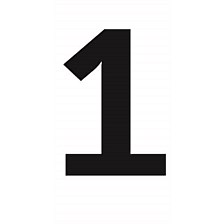
#> input picture transform/one.jpg, 224 x 224 px
$ python main.py   (older library calls are emulated)
#> lines starting #> are read from the running program, lines starting #| are printed output that depends on the picture; after the words box and inside, x2 and y2 are one past the last pixel; in counts of white or black regions, pixels touching at a corner belong together
from PIL import Image

col = Image.open("one.jpg")
#> col is the input picture: PIL image 224x224 RGB; mean R, G, B 223.6, 223.1, 223.4
col = col.resize((26, 28), Image.ANTIALIAS)
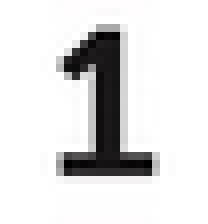
#> col: PIL image 26x28 RGB (shown 8 times larger); mean R, G, B 222.9, 222.5, 222.7
gray = col.convert('L')
bw = gray.point(lambda x: 0 if x<128 else 255, '1')
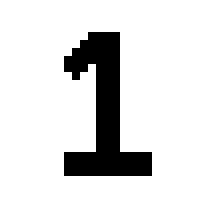
#> bw: PIL image 26x28 1 (shown 8 times larger); 87.4% white; 1 black region, box (x1, y1, x2, y2) and area: (8, 4, 19, 22) 92
bw.save("result_bw.jpg")
pixels = list(bw.getdata())
#> pixels = 728 values, max 255 at index 0, min 0 at index 115, mean 222.8
width, height = bw.size
#> width = 26; height = 28
pixels = [pixels[i * width:(i + 1) * width] for i in xrange(height)]
#> pixels = 28 items
pixels = [[1 if pixels[i][g] == 0 else 0 for g in xrange(width)] for i in xrange(height)]

for h in range(0, len(pixels)):
	print(pixels[h])
#> this loop made 28 passes
#| [0, 0, 0, 0, 0, 0, 0, 0, 0, 0, 0, 0, 0, 0, 0, 0, 0, 0, 0, 0, 0, 0, 0, 0, 0, 0]
#| [0, 0, 0, 0, 0, 0, 0, 0, 0, 0, 0, 0, 0, 0, 0, 0, 0, 0, 0, 0, 0, 0, 0, 0, 0, 0]
#| [0, 0, 0, 0, 0, 0, 0, 0, 0, 0, 0, 0, 0, 0, 0, 0, 0, 0, 0, 0, 0, 0, 0, 0, 0, 0]
#| [0, 0, 0, 0, 0, 0, 0, 0, 0, 0, 0, 0, 0, 0, 0, 0, 0, 0, 0, 0, 0, 0, 0, 0, 0, 0]
#| [0, 0, 0, 0, 0, 0, 0, 0, 0, 0, 0, 1, 1, 1, 1, 0, 0, 0, 0, 0, 0, 0, 0, 0, 0, 0]
#| [0, 0, 0, 0, 0, 0, 0, 0, 0, 0, 1, 1, 1, 1, 1, 0, 0, 0, 0, 0, 0, 0, 0, 0, 0, 0]
#| [0, 0, 0, 0, 0, 0, 0, 0, 0, 1, 1, 1, 1, 1, 1, 0, 0, 0, 0, 0, 0, 0, 0, 0, 0, 0]
#| [0, 0, 0, 0, 0, 0, 0, 0, 1, 1, 1, 1, 1, 1, 1, 0, 0, 0, 0, 0, 0, 0, 0, 0, 0, 0]
#> (further printed lines are left out)

# test with trained neural network
